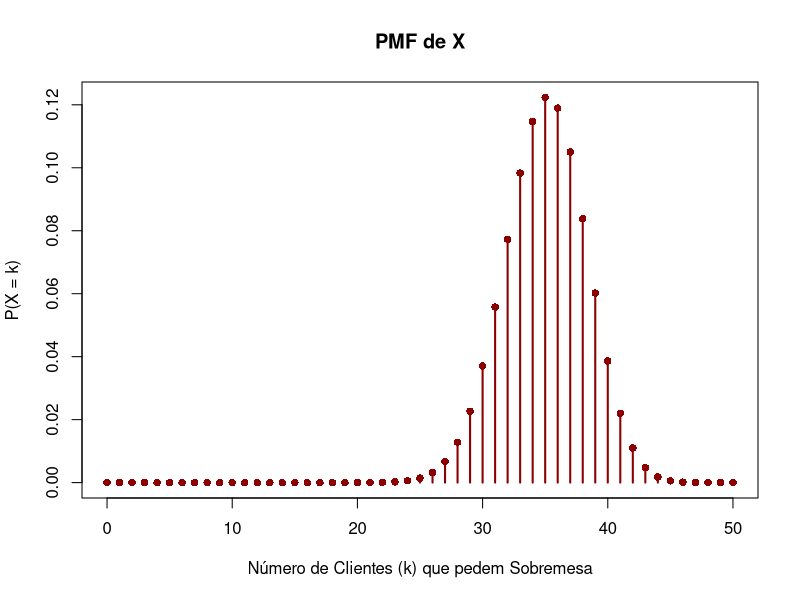
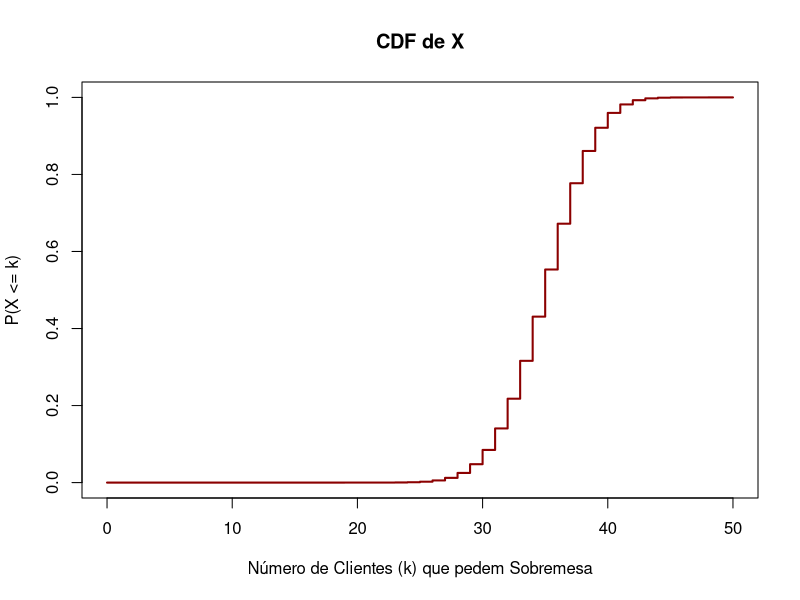
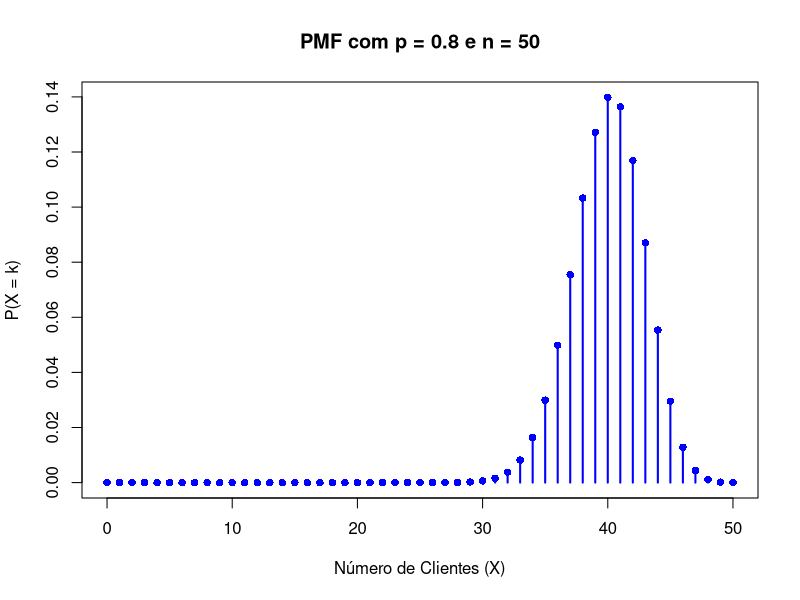
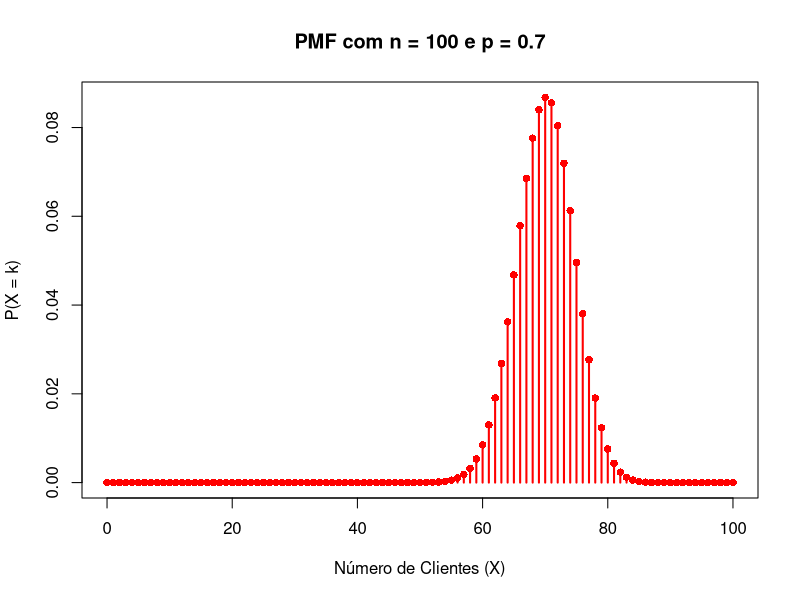

Write R code to recreate these figures, in order.
#item 2
range <- 0:50
p <- 0.7
n <- 50

pmf <- dbinom(range, size = n, prob = p)
cdf <- pbinom(range, size = n, prob = p)

plot(range, pmf, type = "h", 
     main = "PMF de X",
     xlab = "Número de Clientes (k) que pedem Sobremesa",
     ylab = "P(X = k)",
     col = "darkred",
     lwd = 2)
points(range, pmf, pch = 16, col = "darkred") # Adiciona pontos para clareza

plot(range, cdf, type = "s", # 's' para gráfico de escada (função passo)
     main = "CDF de X",
     xlab = "Número de Clientes (k) que pedem Sobremesa",
     ylab = "P(X <= k)",
     col = "darkred",
     lwd = 2)# Adiciona pontos no final de cada passo


#item 3
media <- n * p
cat("média:", media, "\n")
variancia <- n * p * (1 - p)
cat("variância:", variancia, "\n")
desvio_padrao <- sqrt(variancia)
cat("desvio padrão:", desvio_padrao, "\n")


#item 4
pa <- 1 - pbinom(19, size = n, prob = p) 
cat("P(X >= 20) =", pa, "\n")
pb <- pbinom(42, size = n, prob = p) - pbinom(30, size = n, prob = p)
cat("P(30 < X < 43) =", pb, "\n")
pc <- dbinom(31, size = n, prob = p) 
cat("P(X = 31) =", pc, "\n")


#item 6
plot(0:50, dbinom(0:50, size = 50, prob = 0.8), type = "h", 
     col = "blue", lwd = 2,
     main = "PMF com p = 0.8 e n = 50",
     xlab = "Número de Clientes (X)", ylab = "P(X = k)")
points(0:50, dbinom(0:50, size = 50, prob = 0.8), pch = 16, col = "blue")

plot(0:100, dbinom(0:100, size = 100, prob = 0.7), type = "h", 
     col = "red", lwd = 2,
     main = "PMF com n = 100 e p = 0.7",
     xlab = "Número de Clientes (X)", ylab = "P(X = k)")
points(0:100, dbinom(0:100, size = 100, prob = 0.7), pch = 16, col = "red")
